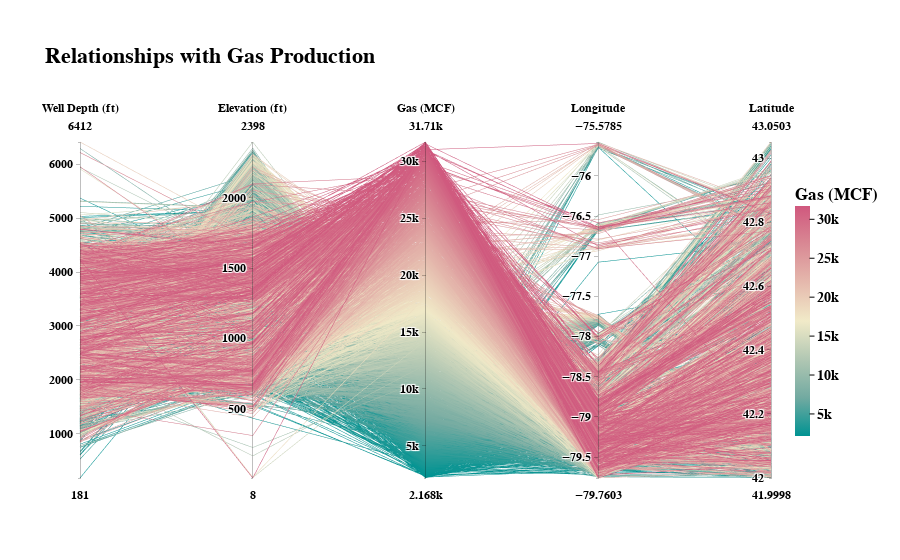

Notebook code for this chart:
### Code cell
df = df_county.copy()
renamed_labels = {
    'depth': 'Well Depth (ft)',
    'elevation': 'Elevation (ft)',
    'gas_prod': 'Gas (MCF)',
    'longitude': 'Longitude',
    'latitude': 'Latitude'}

fig = px.parallel_coordinates(
    df,
    color='gas_prod',
    dimensions=['depth', 'elevation', 'gas_prod', 'longitude', 'latitude'],
    labels=renamed_labels,
    color_continuous_scale=px.colors.diverging.Tealrose,
    title="Relationships with Gas Production")

fig.update_layout(
    title={
        'text': "Relationships with Gas Production",
        'y':0.915,
        'font': dict(
            size=22, 
            color='black',
            family='Arial, sans-serif', 
            weight='bold')},
    paper_bgcolor='white', 
    plot_bgcolor='rgba(0,0,0,0)', 
    font=dict(
        color='black',
        size=14,
        family='Arial, sans-serif',
        weight='bold'),
    margin=dict(t=140),
    coloraxis_colorbar=dict(
        title="Gas (MCF)", 
        thickness=15,
        len=0.8,
        yanchor="middle",
        y=0.5,
        ticks="outside",
        ticklen=5,
        tickcolor='black'))

fig.show()
pio.write_image(fig, '../images/feature_relationships.png')

### Figure 1 — Plotly figure (JSON) as saved in the notebook; plotly's stock layout.template omitted (floating-point values rounded to 4 significant figures; data arrays with more than 128 entries replaced by an {"elided": "..."} marker saying what was removed)
{"data": [{"dimensions": [{"label": "Well Depth (ft)", "values": {"elided": "3691 int values"}}, {"label": "Elevation (ft)", "values": {"elided": "3691 float values"}}, {"label": "Gas (MCF)", "values": {"elided": "3691 int values"}}, {"label": "Longitude", "values": {"elided": "3691 float values"}}, {"label": "Latitude", "values": {"elided": "3691 float values"}}], "domain": {"x": [0, 1], "y": [0, 1]}, "line": {"color": {"elided": "3691 int values"}, "coloraxis": "coloraxis"}, "name": "", "type": "parcoords"}], "layout": {"autosize": true, "coloraxis": {"colorbar": {"len": 0.8, "thickness": 15, "tickcolor": "black", "ticklen": 5, "ticks": "outside", "title": {"text": "Gas (MCF)"}, "x": 1.02, "y": 0.5, "yanchor": "middle"}, "colorscale": [[0, "rgb(0, 147, 146)"], [0.1667, "rgb(114, 170, 161)"], [0.3333, "rgb(177, 199, 179)"], [0.5, "rgb(241, 234, 200)"], [0.6667, "rgb(229, 185, 173)"], [0.8333, "rgb(217, 137, 148)"], [1, "rgb(208, 88, 126)"]]}, "font": {"color": "black", "family": "Arial, sans-serif", "size": 14, "weight": "bold"}, "legend": {"tracegroupgap": 0}, "margin": {"t": 140}, "paper_bgcolor": "white", "plot_bgcolor": "rgba(0, 0, 0, 0)", "title": {"font": {"color": "black", "family": "Arial, sans-serif", "size": 22, "weight": "bold"}, "text": "Relationships with Gas Production", "y": 0.915}}}
